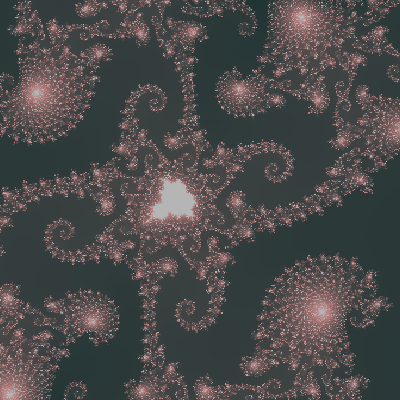
Frame 1 (no input)
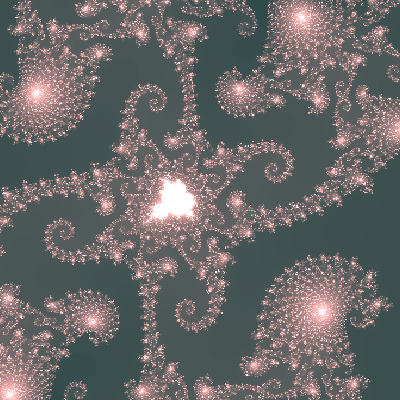
Frame 60 (the mouse pressed at the canvas centre just before this capture)
Frame 120 (the mouse held since frame 60 and released just before this capture): identical to frame 60, image omitted

The Processing sketch that drew these frames (run headless with seeded random() and noise(); from frame 60 on, the mouse is pressed at the canvas centre):

// Processing sketch: sketch_150427b
// ── sketch_150427b.pde
void setup(){
  size(400,400);
  colorMode(RGB,512);
  background(0);

}

void draw(){
  float a = -0.745427;
  float b = 0.113009;
  float w = 0.00001;
  
  //float a = -0.744450;
  //float b = 0.135712;
  //float w = 0.000028;
  
  //float a = -0.744550;
  //float b = 0.135712;
  //float w = 0.000008;
  
  //float a = -0.744550;
  //float b = 0.135912;
  //float w = 0.000008;
  
  int h = width / 2;
  int n = 1024;
  int c;
  
  int i,j,l,cc;
  float x, y, zx, zy, u, v, mx;
  
  for(i=-h; i<=h; i++){
      u = (w * i / h) + a;
      for(j=-h; j<=h; j++){
        v = (w * j / h) + b;
        
        x = 0.0;
        y = 0.0;
        
        for(l=1; l<=n; l++){
          zx = x * x - y * y + u;
          zy = 2 * x * y     + v;
          x = zx;
          y = zy;
          mx = x * x + y * y;
          if (mx >= 10.0){
            break;
          }
        }
          c = int (512 * l / n);
          stroke(c * 2, c + 100 , c + 100 );
          point(200+i, 200-j);
        
      }
  }
}
